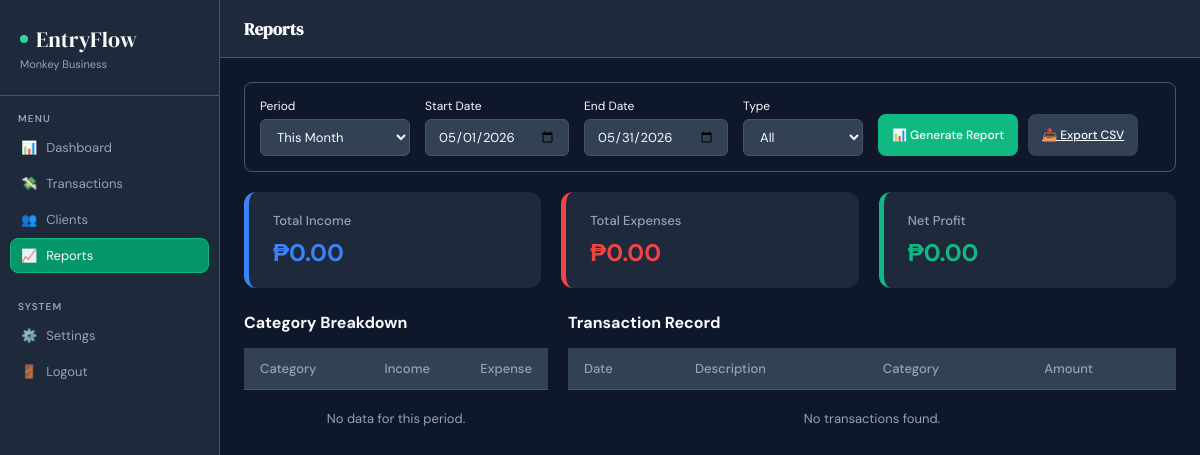
The page /reports.php (signed in) on the database as committed earlier.
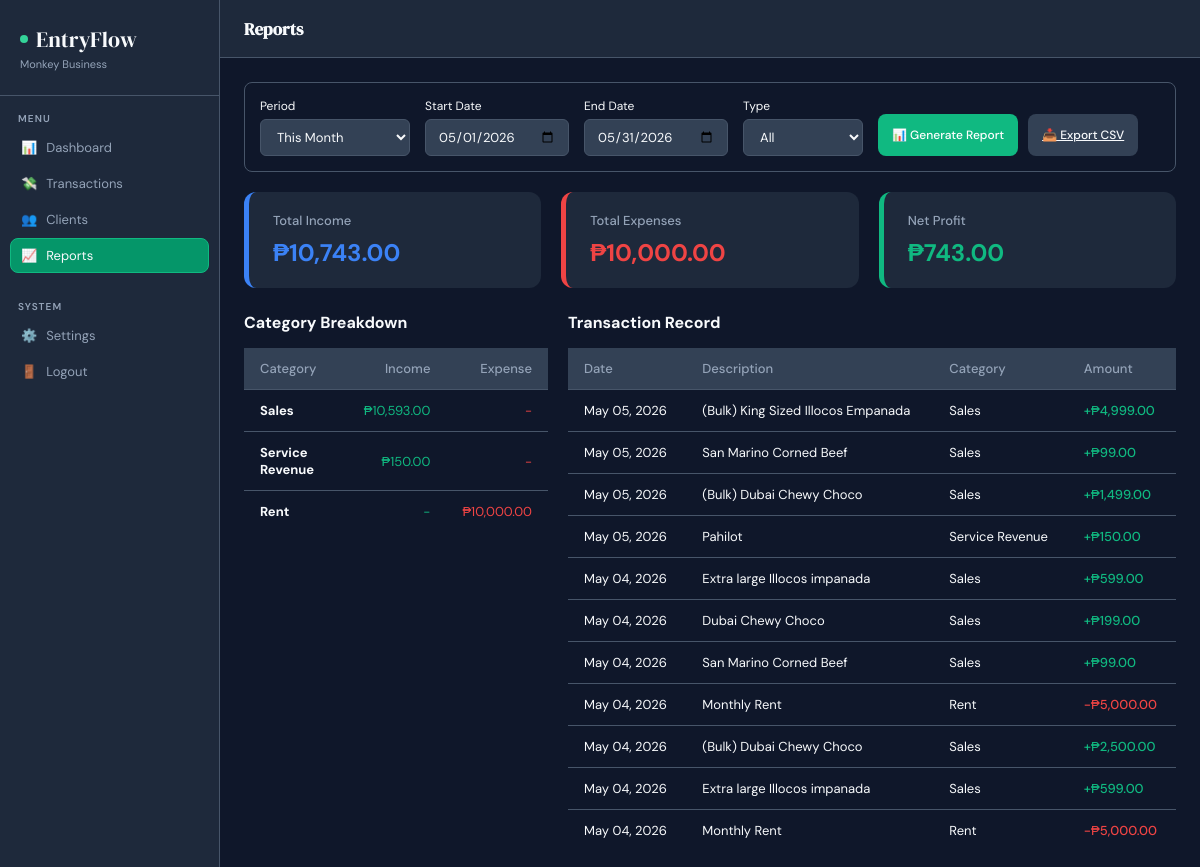
The same page on the database as committed later.
### tables this page shows
CREATE TABLE `categories` (
  `id` int(10) UNSIGNED NOT NULL,
  `user_id` int(10) UNSIGNED DEFAULT NULL COMMENT 'NULL = global default',
  `name` varchar(100) NOT NULL,
  `type` enum('income','expense') NOT NULL,
  `is_default` tinyint(1) NOT NULL DEFAULT 0,
  `created_at` datetime NOT NULL DEFAULT current_timestamp(),
  `updated_at` datetime NOT NULL DEFAULT current_timestamp() ON UPDATE current_timestamp()
);

CREATE TABLE `transactions` (
  `id` int(10) UNSIGNED NOT NULL,
  `user_id` int(10) UNSIGNED NOT NULL,
  `client_id` int(10) UNSIGNED DEFAULT NULL,
  `category_id` int(10) UNSIGNED DEFAULT NULL,
  `invoice_no` varchar(50) DEFAULT NULL,
  `description` varchar(255) NOT NULL,
  `amount` decimal(14,2) NOT NULL,
  `type` enum('income','expense') NOT NULL,
  `status` enum('paid','pending','overdue') NOT NULL DEFAULT 'pending',
  `transaction_date` date NOT NULL,
  `notes` text DEFAULT NULL,
  `created_at` datetime NOT NULL DEFAULT current_timestamp(),
  `updated_at` datetime NOT NULL DEFAULT current_timestamp() ON UPDATE current_timestamp()
);

### reports.php (the view, shortened to what the changed rows need)
<?php
$db = getDB();
$userId = (int)$_SESSION['user_id'];
$startDate = $_GET['start_date'] ?? date('Y-m-01');
$endDate = $_GET['end_date'] ?? date('Y-m-t');
$whereClause = "WHERE t.user_id = $userId";
if ($startDate) {
    $startEscaped = $db->real_escape_string($startDate);
    $whereClause .= " AND t.transaction_date >= '$startEscaped'";
}
if ($endDate) {
    $endEscaped = $db->real_escape_string($endDate);
    $whereClause .= " AND t.transaction_date <= '$endEscaped'";
}
$query = "
    SELECT t.*, c.name as client_name, cat.name as category_name
    FROM transactions t
    LEFT JOIN clients c ON t.client_id = c.id
    LEFT JOIN categories cat ON t.category_id = cat.id
    $whereClause
    ORDER BY t.transaction_date DESC
";
$transactions = $db->query($query)->fetch_all(MYSQLI_ASSOC);
$totals = ['income' => 0, 'expense' => 0];
$categoryBreakdown = [];
foreach ($transactions as $t) {
    $totals[$t['type']] += $t['amount'];
    $catName = $t['category_name'] ?? 'Uncategorized';
    if (!isset($categoryBreakdown[$catName])) {
        $categoryBreakdown[$catName] = ['income' => 0, 'expense' => 0];
    }
    $categoryBreakdown[$catName][$t['type']] += $t['amount'];
}
$grossProfit = $totals['income'] - $totals['expense'];
include 'includes/header.php';
?>
<div class="grid-3">
    <div class="card-income">
        <h3>Total Income</h3>
        <h2><?= $sym ?><?= number_format($totals['income'], 2) ?></h2>
    </div>
    <div class="card-expense">
        <h3>Total Expenses</h3>
        <h2><?= $sym ?><?= number_format($totals['expense'], 2) ?></h2>
    </div>
    <div class="card-profit" <?= $grossProfit < 0 ? 'style="border-left-color: var(--danger) !important;"' : '' ?>>
        <h3>Net Profit</h3>
        <h2 <?= $grossProfit < 0 ? 'style="color: var(--danger) !important;"' : '' ?>>
            <?= $grossProfit < 0 ? '-' : '' ?><?= $sym ?><?= number_format(abs($grossProfit), 2) ?>
        </h2>
    </div>
</div>
<div class="grid" style="grid-template-columns: 1fr 2fr; margin-top: 20px;">
    <div class="table-responsive">
        <table class="table">
            <thead>
                <tr>
                    <th>Category</th>
                    <th style="text-align: right;">Income</th>
                    <th style="text-align: right;">Expense</th>
                </tr>
            </thead>
            <tbody>
                <?php if (empty($categoryBreakdown)): ?>
                    <tr><td colspan="3" style="text-align: center; padding: 20px; color: var(--text-muted);">No data for this period.</td></tr>
                <?php else: ?>
                    <?php foreach ($categoryBreakdown as $catName => $amts): ?>
                        <tr>
                            <td><strong><?= htmlspecialchars($catName) ?></strong></td>
                            <td style="text-align: right; color: var(--primary);"><?= $amts['income'] > 0 ? $sym . number_format($amts['income'], 2) : '-' ?></td>
                            <td style="text-align: right; color: var(--danger);"><?= $amts['expense'] > 0 ? $sym . number_format($amts['expense'], 2) : '-' ?></td>
                        </tr>
                    <?php endforeach; ?>
                <?php endif; ?>
            </tbody>
        </table>
    </div>
    <div class="table-responsive">
        <table class="table">
            <thead>
                <tr>
                    <th>Date</th>
                    <th>Description</th>
                    <th>Category</th>
                    <th>Amount</th>
                </tr>
            </thead>
            <tbody>
                <?php if (empty($transactions)): ?>
                    <tr><td colspan="4" style="text-align: center; padding: 20px; color: var(--text-muted);">No transactions found.</td></tr>
                <?php else: ?>
                    <?php foreach ($transactions as $tx): ?>
                        <tr>
                            <td><?= date('M d, Y', strtotime($tx['transaction_date'])) ?></td>
                            <td><?= htmlspecialchars($tx['description']) ?></td>
                            <td><?= htmlspecialchars($tx['category_name'] ?? '—') ?></td>
                            <td class="<?= $tx['type'] === 'income' ? 'ap' : 'an' ?>">
                                <?= $tx['type'] === 'income' ? '+' : '-' ?><?= $sym ?><?= number_format($tx['amount'], 2) ?>
                            </td>
                        </tr>
                    <?php endforeach; ?>
                <?php endif; ?>
            </tbody>
        </table>
    </div>
</div>
<?php include 'includes/footer.php'; ?>

### includes/header.php (shortened to what the changed rows need)
<?php
$headerDb = getDB();
$headerUid = (int)($_SESSION['user_id'] ?? 0);
$adminInfo = $headerDb->query("SELECT business_name, currency FROM admins WHERE id = $headerUid")->fetch_assoc();
$bizName = $adminInfo['business_name'] ?? 'My Business';
$currCode = $adminInfo['currency'] ?? 'PHP';
$symbols = [
    'PHP' => '₱',
    'USD' => '$',
    'EUR' => '€',
    'GBP' => '£',
    'JPY' => '¥'
];
$sym = $symbols[$currCode] ?? '₱';
?>
<!DOCTYPE html>
<html lang="en">
<head>
    <link rel="stylesheet" href="assets/css/style.css?v=<?= time(); ?>">
</head>
<body>
    <aside class="sidebar">
        <div class="logo-wrap">
            <div class="logo"><div class="logo-dot"></div> EntryFlow</div>
            <div class="biz-name"><?= htmlspecialchars($bizName) ?></div>
        </div>
    </aside>
    <main class="main">
        <header class="topbar">
            <h1 class="page-title">
                <?php
                    $pageName = basename($_SERVER['PHP_SELF'], ".php");
                    echo ucfirst($pageName === 'index' ? 'dashboard' : $pageName);
                ?>
            </h1>
        </header>
        <div class="content">

Rows that differ between the two databases and show on the page:
now on this page (row edited): categories: name "Rent"
added transactions: transaction_date "May 05, 2026", description "(Bulk) King Sized Illocos Empanada", category.name "Sales", user.currency "₱", amount "4,999.00"
added transactions: transaction_date "May 05, 2026", description "San Marino Corned Beef", category.name "Sales", user.currency "₱", amount "99.00"
added transactions: transaction_date "May 05, 2026", description "(Bulk) Dubai Chewy Choco", category.name "Sales", user.currency "₱", amount "1,499.00"
added transactions: transaction_date "May 05, 2026", description "Pahilot", category.name "Service Revenue", user.currency "₱", amount "150.00"
added transactions: transaction_date "May 04, 2026", description "Extra large Illocos impanada", category.name "Sales", user.currency "₱", amount "599.00"
added transactions: transaction_date "May 04, 2026", description "Dubai Chewy Choco", category.name "Sales", user.currency "₱", amount "199.00"
added transactions: transaction_date "May 04, 2026", description "San Marino Corned Beef", category.name "Sales", user.currency "₱", amount "99.00"
added transactions: transaction_date "May 04, 2026", description "Monthly Rent", category.name "Rent", user.currency "₱", amount "5,000.00", type "expense" (drawn)
added transactions: transaction_date "May 04, 2026", description "(Bulk) Dubai Chewy Choco", category.name "Sales", user.currency "₱", amount "2,500.00"
added transactions: transaction_date "May 04, 2026", description "Extra large Illocos impanada", category.name "Sales", user.currency "₱", amount "599.00"
added transactions: transaction_date "May 04, 2026", description "Monthly Rent", category.name "Rent", user.currency "₱", amount "5,000.00", type "expense" (drawn)
Other text that changed with them:
$totals['income']: "0.00" → "10,743.00"
$totals['expense']: "0.00" → "10,000.00"
abs($grossProfit): "0.00" → "743.00"
new list line: "Sales 10,593.00 -"
new list line: "Service Revenue 150.00 -"
new list line: "- 10,000.00"
text no longer shown: "No data for this period. No transactions found."
